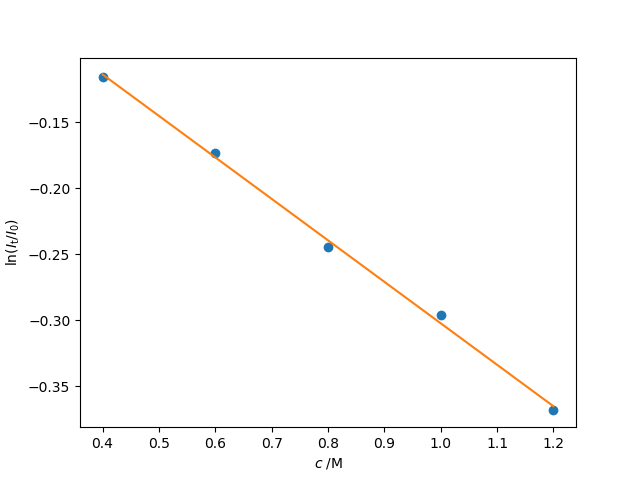

Write Python code to recreate this figure.
import numpy as np
import pylab

# Path length, cm
path = 0.8
# The data: concentrations (M) and It/I0
c = np.array([0.4, 0.6, 0.8, 1.0, 1.2])
It_over_I0 = np.array([ 0.891 , 0.841 , 0.783 , 0.744 , 0.692])
n = len(c)
A = np.vstack((c, np.ones(n))).T
T = np.log(It_over_I0)
x, resid, _, _ = np.linalg.lstsq(A, T)
m, k = x
alpha = - m / path
print('alpha = {:.3f} M-1.cm-1'.format(alpha))
print('k =', k)
print('rms residual = ', np.sqrt(resid[0]))

pylab.plot(c, T, 'o')
pylab.plot(c, m*c + k)
pylab.xlabel('$c\;/\mathrm{M}$')
pylab.ylabel('$\ln(I_\mathrm{t}/I_0)$')
pylab.savefig('beer_lambert_law.png')
